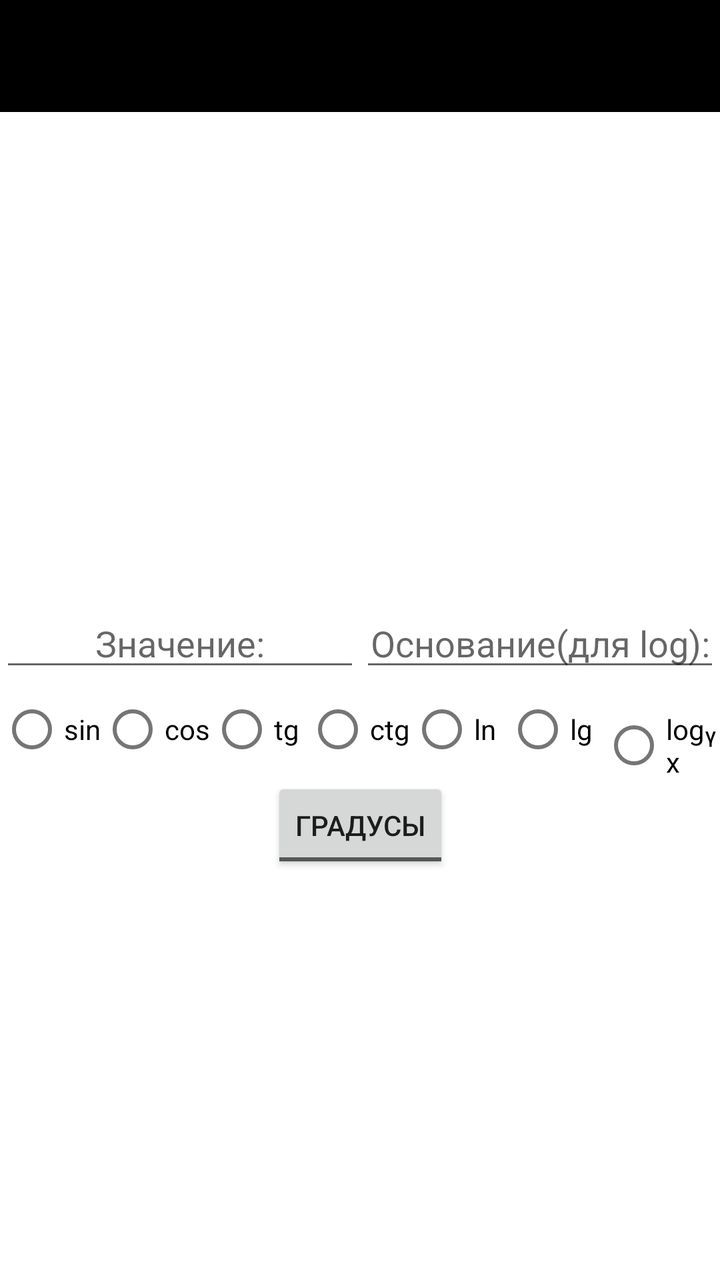
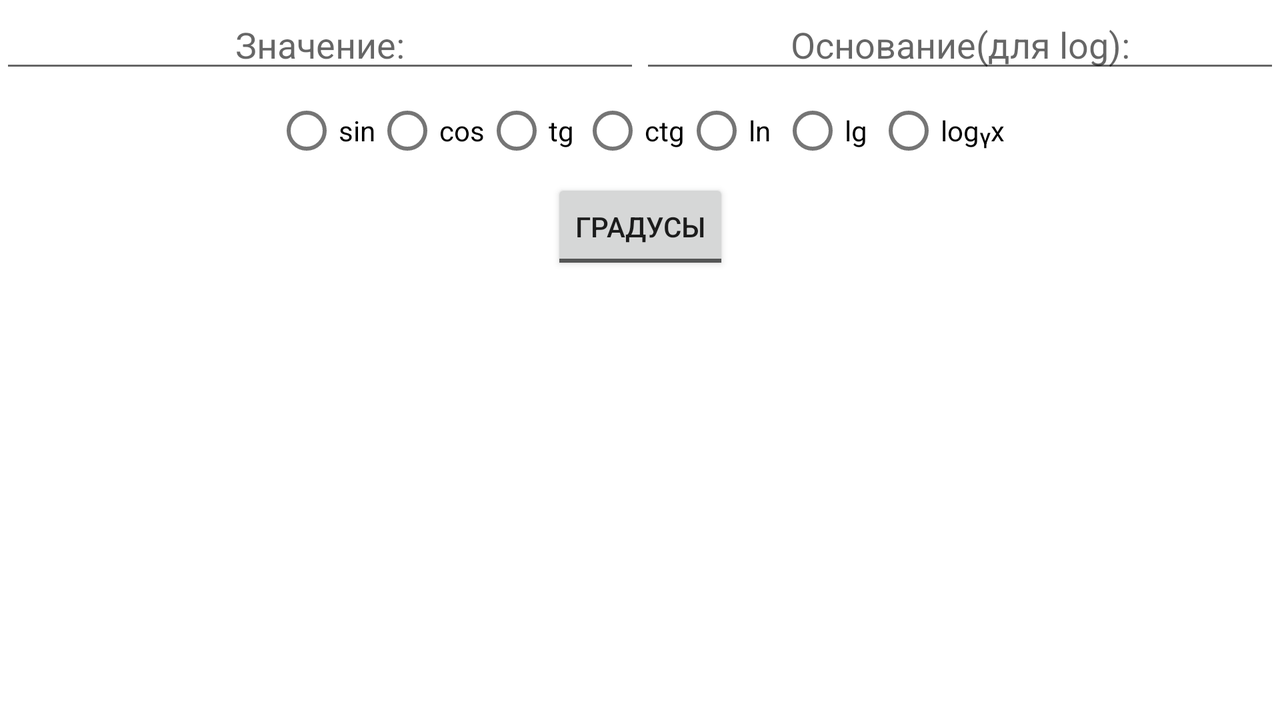

Compare how this app lays out the same screen by default and in its alternative resource folder. The renders come first, then the two layout files and the values they reference.
<!-- AndroidManifest.xml: application theme Theme.Calculator -->
<!-- res/layout/activity_main.xml -->
<?xml version="1.0" encoding="utf-8"?>
<androidx.constraintlayout.widget.ConstraintLayout xmlns:android="http://schemas.android.com/apk/res/android"
    xmlns:app="http://schemas.android.com/apk/res-auto"
    xmlns:tools="http://schemas.android.com/tools"
    android:layout_width="match_parent"
    android:layout_height="match_parent"
    android:orientation="vertical"
    tools:context=".MainActivity">

    <androidx.appcompat.widget.Toolbar
        android:id="@+id/toolbar_calc"
        style="@style/Toolbar"
        app:layout_constraintStart_toStartOf="parent"
        app:layout_constraintTop_toTopOf="parent" />

    <EditText
        android:id="@+id/value"
        android:layout_width="0dp"
        android:layout_height="wrap_content"
        android:layout_weight="1"
        android:digits="-.0123456789"
        android:gravity="center_horizontal"
        android:hint="Значение:"
        android:inputType="numberDecimal"
        app:layout_constraintBottom_toBottomOf="parent"
        app:layout_constraintLeft_toLeftOf="parent"
        app:layout_constraintRight_toLeftOf="@id/base"
        app:layout_constraintTop_toTopOf="parent" />

    <EditText
        android:id="@+id/base"
        android:layout_width="0dp"
        android:layout_height="wrap_content"
        android:layout_weight="1"
        android:gravity="center_horizontal"
        android:hint="Основание(для log):"
        android:inputType="numberDecimal"
        app:layout_constraintBottom_toBottomOf="parent"
        app:layout_constraintLeft_toRightOf="@+id/value"
        app:layout_constraintRight_toRightOf="parent"
        app:layout_constraintTop_toTopOf="parent" />

    <RadioGroup
        android:id="@+id/radios"
        android:layout_width="match_parent"
        android:layout_height="wrap_content"
        android:gravity="center_horizontal"
        android:orientation="horizontal"
        app:layout_constraintTop_toBottomOf="@+id/value">

        <RadioButton
            android:id="@+id/sin"
            android:layout_width="wrap_content"
            android:layout_height="wrap_content"
            android:text="sin" />

        <RadioButton
            android:id="@+id/cos"
            android:layout_width="wrap_content"
            android:layout_height="wrap_content"
            android:text="cos" />

        <RadioButton
            android:id="@+id/tg"
            android:layout_width="wrap_content"
            android:layout_height="wrap_content"
            android:text="tg" />

        <RadioButton
            android:id="@+id/ctg"
            android:layout_width="wrap_content"
            android:layout_height="wrap_content"
            android:text="ctg" />

        <RadioButton
            android:id="@+id/ln"
            android:layout_width="wrap_content"
            android:layout_height="wrap_content"
            android:text="ln" />

        <RadioButton
            android:id="@+id/lg"
            android:layout_width="wrap_content"
            android:layout_height="wrap_content"
            android:text="lg" />

        <RadioButton
            android:id="@+id/log"
            android:layout_width="wrap_content"
            android:layout_height="wrap_content"
            android:text="logᵧx" />

    </RadioGroup>


    <TextView
        android:id="@+id/res"
        android:layout_width="match_parent"
        android:layout_height="wrap_content"
        android:gravity="center"
        android:maxLines="1"
        android:maxLength="10"
        app:layout_constraintTop_toBottomOf="@id/toggleButton" />

    <ToggleButton
        android:id="@+id/toggleButton"
        android:layout_width="wrap_content"
        android:layout_height="wrap_content"
        android:gravity="center"
        android:text="ToggleButton"
        android:textOff="Градусы"
        android:textOn="Радианы"
        app:layout_constraintLeft_toLeftOf="parent"
        app:layout_constraintRight_toRightOf="parent"
        app:layout_constraintTop_toBottomOf="@+id/radios" />

</androidx.constraintlayout.widget.ConstraintLayout>
<!-- resources referenced by this layout -->
<resources>
  <style name="Toolbar">
          <item name="android:layout_width">match_parent</item>
          <item name="android:layout_height">?attr/actionBarSize</item>
          <item name="theme">@style/ThemeOverlay.AppCompat.Dark.ActionBar</item>
          <item name="popupTheme">@style/ThemeOverlay.AppCompat.Light</item>
          <item name="android:background">?attr/colorPrimary</item>
      </style>
  <style name="Theme.Calculator" parent="Theme.MaterialComponents.DayNight.NoActionBar">
          
          <item name="colorPrimary">@color/black</item>
          <item name="colorPrimaryVariant">@color/purple_700</item>
          <item name="colorOnPrimary">@color/white</item>
          
          <item name="colorSecondary">@color/teal_200</item>
          <item name="colorSecondaryVariant">@color/teal_700</item>
          <item name="colorOnSecondary">@color/purple_500</item>
          
          <item name="android:statusBarColor" tools:targetApi="l">?attr/colorPrimaryVariant</item>
          
      </style>
</resources>
<!-- res/layout-land/activity_main.xml (the repository's variant of the layout above) -->
<!-- drawn on the phone turned sideways -->
<?xml version="1.0" encoding="utf-8"?>
<androidx.constraintlayout.widget.ConstraintLayout xmlns:android="http://schemas.android.com/apk/res/android"
    xmlns:app="http://schemas.android.com/apk/res-auto"
    xmlns:tools="http://schemas.android.com/tools"
    android:layout_width="match_parent"
    android:layout_height="match_parent"
    android:orientation="vertical"
    tools:context=".MainActivity">


    <EditText
        android:id="@+id/value"
        android:layout_width="0dp"
        android:layout_height="wrap_content"
        android:layout_weight="1"
        android:gravity="center_horizontal"
        android:hint="Значение:"
        android:inputType="numberDecimal"
        app:layout_constraintLeft_toLeftOf="parent"
        app:layout_constraintRight_toLeftOf="@id/base"
        app:layout_constraintTop_toTopOf="parent" />

    <EditText
        android:id="@+id/base"
        android:layout_width="0dp"
        android:layout_height="wrap_content"
        android:layout_weight="1"
        android:gravity="center_horizontal"
        android:hint="Основание(для log):"
        android:inputType="numberDecimal"
        app:layout_constraintLeft_toRightOf="@+id/value"
        app:layout_constraintRight_toRightOf="parent"
        app:layout_constraintTop_toTopOf="parent" />

    <RadioGroup
        android:id="@+id/radios"
        android:layout_width="match_parent"
        android:layout_height="wrap_content"
        android:gravity="center_horizontal"
        android:orientation="horizontal"
        app:layout_constraintTop_toBottomOf="@+id/value">
        

        <RadioButton
            android:id="@+id/sin"
            android:layout_width="wrap_content"
            android:layout_height="wrap_content"
            android:text="sin" />

        <RadioButton
            android:id="@+id/cos"
            android:layout_width="wrap_content"
            android:layout_height="wrap_content"
            android:text="cos" />

        <RadioButton
            android:id="@+id/tg"
            android:layout_width="wrap_content"
            android:layout_height="wrap_content"
            android:text="tg" />

        <RadioButton
            android:id="@+id/ctg"
            android:layout_width="wrap_content"
            android:layout_height="wrap_content"
            android:text="ctg" />

        <RadioButton
            android:id="@+id/ln"
            android:layout_width="wrap_content"
            android:layout_height="wrap_content"
            android:text="ln" />

        <RadioButton
            android:id="@+id/lg"
            android:layout_width="wrap_content"
            android:layout_height="wrap_content"
            android:text="lg" />

        <RadioButton
            android:id="@+id/log"
            android:layout_width="wrap_content"
            android:layout_height="wrap_content"
            android:text="logᵧx" />

    </RadioGroup>


    <TextView
        android:id="@+id/res"
        android:layout_width="match_parent"
        android:layout_height="wrap_content"
        android:gravity="center"
        app:layout_constraintTop_toBottomOf="@id/toggleButton" />

    <ToggleButton
        android:id="@+id/toggleButton"
        android:layout_width="wrap_content"
        android:layout_height="wrap_content"
        android:gravity="center"
        android:text="ToggleButton"
        android:textOff="Градусы"
        android:textOn="Радианы"
        app:layout_constraintLeft_toLeftOf="parent"
        app:layout_constraintRight_toRightOf="parent"
        app:layout_constraintTop_toBottomOf="@+id/radios" />


</androidx.constraintlayout.widget.ConstraintLayout>
<!-- resources referenced by the variant -->
<!-- as the phone turned sideways resolves them -->
<resources>
  <style name="Theme.Calculator" parent="Theme.MaterialComponents.DayNight.NoActionBar">
          
          <item name="colorPrimary">@color/black</item>
          <item name="colorPrimaryVariant">@color/purple_700</item>
          <item name="colorOnPrimary">@color/white</item>
          
          <item name="colorSecondary">@color/teal_200</item>
          <item name="colorSecondaryVariant">@color/teal_700</item>
          <item name="colorOnSecondary">@color/purple_500</item>
          
          <item name="android:statusBarColor" tools:targetApi="l">?attr/colorPrimaryVariant</item>
          
      </style>
</resources>
